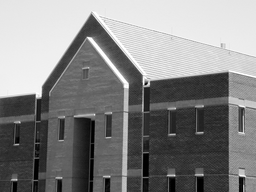
#> input picture data/lab07/building.tif, 256 x 192 px, shrunk from 1114 x 834 before the run
$ jupyter execute --allow-errors lab07.ipynb   (older library calls are emulated)
#> lines starting #> are read from the running program, lines starting #| are printed output that depends on the picture; after the words box and inside, x2 and y2 are one past the last pixel; in counts of white or black regions, pixels touching at a corner belong together
[cell 1]
import numpy as np
import cv2
import matplotlib.pyplot as plt

## Helper Functions

[cell 2]
# Plot multiple images
def plot_images(images, titles, main_title):

    # Determine dimensions for subplot array
    x = math.ceil(len(images)/2)
    y = 3

    # Iterate through each image
    for i in range(len(images)):
        fig = plt.subplot(x, y, i + 1)

        # Remove axes
        plt.axis("off")

        # Plot formatting
        plt.subplots_adjust(top=0.98)
        plt.title(titles[i])
        fig = plt.gcf()
        fig.set_size_inches(10,10)
        plt.imshow(images[i], cmap="gray")

    #plt.suptitle(main_title, fontsize=16)

## Part 1: Marr-Hildreth Edge Detector
Write a function in Python that applies the Marr-Hildreth algorithm to detect the
edges. Test the function on the building.tif and septagon.tif images with
different (1) thresholds, (2) Gaussian kernel size, (3) standard deviations, and
(4) Laplacian kernel size.

Steps:
1. Filter the input image with an nxn Gaussian lowpass kernel
2. Compute Laplacian of the image resulting from Step 1
3. Find the zero-crossings of the image from Step 2

[cell 3]
building = cv2.imread("../data/lab07/building.tif")
#> building is the input picture: shape (192, 256, 3); min 0, max 255, mean 133.3
building = cv2.cvtColor(building, cv2.COLOR_BGR2GRAY)
#> building: shape (192, 256)
septagon = cv2.imread("../data/lab07/septagon.tif")
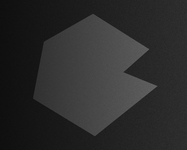
#> input picture data/lab07/septagon.tif, 187 x 150 px, shrunk from 814 x 651 before the run
#> septagon is the input picture: shape (150, 187, 3); min 14, max 100, mean 43.6
septagon = cv2.cvtColor(septagon, cv2.COLOR_BGR2GRAY)
#> septagon: shape (150, 187)

[cell 4]
plt.imshow(septagon)
plt.axis("off")

[cell 5]
def marrHildreth(img, g = 5, l = 5, sigma = 6, t = 0):
    '''
    img: np array
    g: Gaussian kernel size
    l: Laplacian kernel size
    sigma: standard deviation
    t: threshold for zero-crossing detection
    result: binary image showing crossings (return)
    '''
#> called with g = 5, l = 5, sigma = 6, t = 0
    print(str(img))
#> (printed output is left out)
    result = np.zeros(img.shape)

    # Filter with gxg Gaussian kernel
    gimg = cv2.GaussianBlur(img, (g, g), 0)
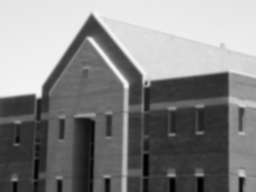
#> gimg: shape (192, 256); min 0, max 248, mean 133.3

    # Apply the Laplacian operator to the image
    lap = cv2.Laplacian(gimg, cv2.CV_64F)
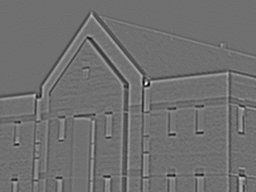
#> lap: shape (192, 256) float64; min -66, max 84, mean 0; drawn with min black and max white

    # Set threshold
    lap_max = np.max(lap)
#> lap_max = 84
    t = 0.4*lap_max
#> t = 33.6

    # Check for zero crossings
    for i in range(1, img.shape[0] - 1):
        for j in range(1, img.shape[1] - 1):
            neg = 0
            pos = 0

            # Save nearby pixel neighbors
            neighbors = [img[i+1, j-1], img[i+1, j], img[i+1, j+1], img[i, j-1], img[i, j+1], img[i-1, j-1], img[i-1, j], img[i-1, j+1]]

            # Save max and min neighbors to find differences
            _max = np.max(neighbors)
            _min = np.min(neighbors)

            # Compare g(x,y) (n) against threshold (t)
            for n in neighbors:
                diff = np.abs(img[i, j] - n)
                if(diff < t):
                    result[i, j] = img[i, j]
                elif(diff >= t):
                    result[i, j] = 0
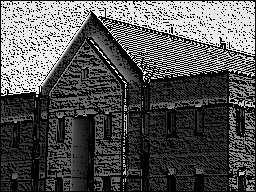
#> result: shape (192, 256) float64; min 0, max 255, mean 83.7

    # Normalize the result
    result_norm = np.uint8(result/result.max()*255)

    return lap

[cell 6]
mh1 = marrHildreth(building)
mh2 = marrHildreth(building, 3, 3, 27, 5)
#> (printed output is left out)
mh3 = marrHildreth(building, 5, 25, 4, 0)
#> (printed output is left out)

[cell 7]
mhs1 = marrHildreth(septagon)
#> call 4 of marrHildreth, with g = 5, l = 5, sigma = 6, t = 0
#> (printed output is left out)
#> in marrHildreth (call 4), `lap = cv2.Laplacian(gimg, cv2.CV_64F)`:
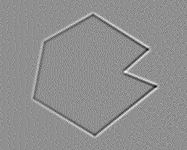
#> lap: shape (150, 187) float64; min -22, max 17, mean 0.000178; drawn with min black and max white
#> in marrHildreth (call 4), `lap_max = np.max(lap)`: lap_max = 17
#> in marrHildreth (call 4), `t = 0.4*lap_max`: t = 6.8
#> after the loop in marrHildreth (call 4), `for i in range(1, img.shape[0] - 1):`:
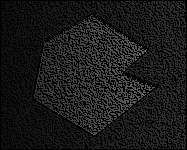
#> result: shape (150, 187) float64; min 0, max 100, mean 23.7
#> in marrHildreth (call 4), `result_norm = np.uint8(result/result.max()*255)`:
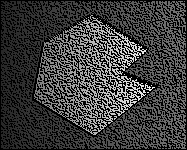
#> result_norm: shape (150, 187); min 0, max 255, mean 60.1
mhs2 = marrHildreth(septagon, 3, 3, 1.2, 5)
#> (printed output is left out)
#> in marrHildreth (call 5), `lap = cv2.Laplacian(gimg, cv2.CV_64F)`:
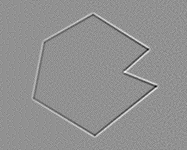
#> lap: shape (150, 187) float64; min -36, max 27, mean 0; drawn with min black and max white
#> in marrHildreth (call 5), `lap_max = np.max(lap)`: lap_max = 27
#> in marrHildreth (call 5), `t = 0.4*lap_max`: t = 10.8
mhs3 = marrHildreth(septagon, 5, 25, 3, 0)
#> (printed output is left out)

[cell 8]
mhs_images = [mhs1, mhs2, mhs3]
mhs_titles = ["g = 5, l = 5, sigma = 6, t = 0", "g=3, l = 3, sigma = 27, t = 5", "g = 5, l = 25, sigma = 4, t = 0"]

[cell 9]
mh_images = [mh1, mh2, mh3]
mh_titles = ["g = 5, l = 5, sigma = 6, t = 0", "g=3, l = 3, sigma = 27, t = 5", "g = 5, l = 25, sigma = 4, t = 0"]
#> (the rest of this cell did not finish here and is left out)


[cell 10]
plt.imshow(mhs_images[1], cmap="gray")
plt.axis("off")
plt.title(mhs_titles[1])

## Project  2: Canny Edge Detection
Steps:
1. Gaussian Smoothing
2. Apply 1st derivative edge detector: find gradient magnitude and direction
3. Non-Maxima Suppression
4. Thresholding
5. Edge Tracking

[cell 11]
# Building
bc1 = cv2.Canny(building, 100, 200)
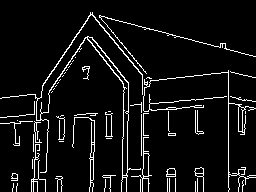
#> bc1: shape (192, 256); 6.8% white in thin lines or dots
# Septagon
sc1 = cv2.Canny(septagon, 100, 200)
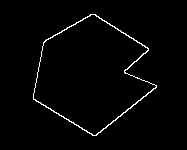
#> sc1: shape (150, 187); 1.8% white in thin lines or dots, all inside (x1, y1, x2, y2) = (33, 14, 157, 136)
